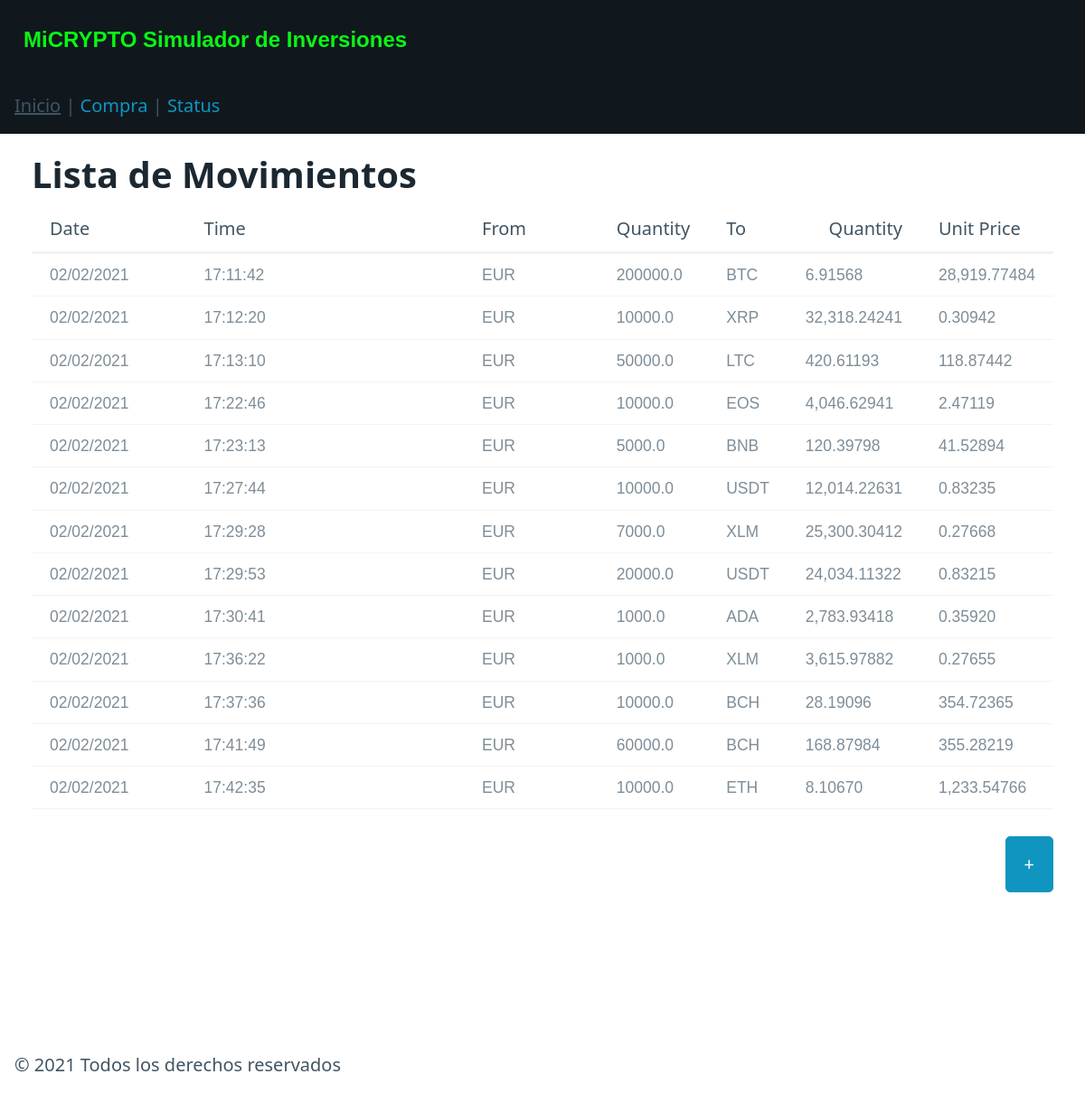
Before: / with the older database file.
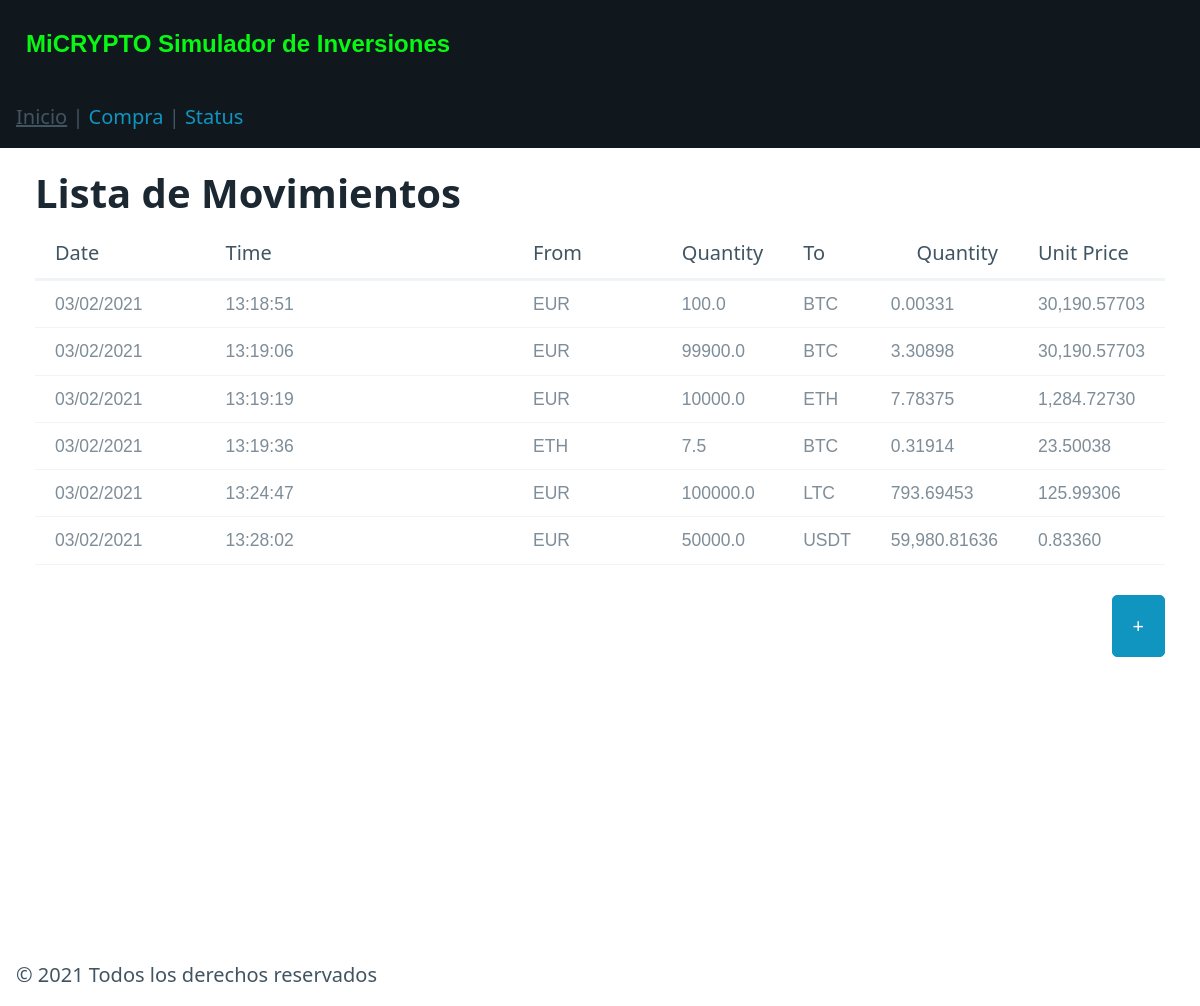
After: the same page with the newer database file.
### tables this page shows
CREATE TABLE "Movimientos" (
	"date"	TEXT NOT NULL,
	"time"	TEXT NOT NULL,
	"from_currency"	TEXT NOT NULL,
	"from_quantity"	REAL NOT NULL,
	"to_currency"	TEXT NOT NULL,
	"to_quantity"	REAL NOT NULL,
	"PU"	REAL NOT NULL
);

### movimientos/views.py (the view)
@app.route('/')
def listaMovimientos():
    try:
        ingresos = bbdd.dbconsulta('SELECT date, time, from_currency, from_quantity, to_currency, to_quantity, pu FROM movimientos')
        return render_template ('listaMovimientos.html', menu='listaMovimientos', ingresos=ingresos)
    except sqlite3.Error:
        ingresos = None
        errorDB = "**ERROR** no se puede acceder a la base de datos, intentelo más tarde"
        return render_template('listaMovimientos.html', menu='listaMovimientos', errorDB=errorDB, ingresos=ingresos)

### movimientos/bbdd.py (called while the page is built)
def dbconsulta(consulta, params=()):
    conn = sqlite3.connect(DBFILE)
    cursor = conn.cursor()
    cursor.execute(consulta, params)
    resultado= cursor.fetchall()
    if len(resultado) == 0:
        resultado = None
    conn.commit()
    conn.close()
    return resultado

### movimientos/templates/listaMovimientos.html (shortened to what this page needs)
{% extends 'base.html' %}
{% block contenido %}
    <h1 class="title">Lista de Movimientos </h1>
    <table WIDTH="80%" class="primary">
        <thead>
            <tr>
                <th class="Fecha">Date</th>
                <th class="Hora">Time</th>
                <th class="From">From</th>
                <th class="Quantity">Quantity</th>
                <th class="To">To</th>
                <th class="Quantity">Quantity</th>
                <th class="P.U.">Unit Price</th>
            </tr>
        </thead>
        <tbody>
        {% if not ingresos %}
            <tr>
                <td class="title_no_movimientos"> NO HAY MOVIMIENTOS </td>
            </tr>
        {% else %}
            {% for ingreso in ingresos  %}
            <tr class="movimientos">
                <td>{{ ingreso[0] }} </td>
                <td>{{ ingreso[1] }} </td>
                <td>{{ ingreso[2] }} </td>
                <td>{{ ingreso[3] }} </td>
                <td>{{ ingreso[4] }} </td>
                <td>{{ "{:,.5f}".format(ingreso[5]) }} </td>
                <td>{{ "{:,.5f}".format(ingreso[6]) }} </td>
            </tr>
            {% endfor %}
        {% endif %}
        </tbody>
        </table>
        <div class="title_button-new">
            <a role="button" href="/nuevacompra">+</a>
        </div>
{% endblock %}

### movimientos/templates/base.html (shortened to what this page needs)
<!doctype html>
<html lang="en">
    <head>
        <link rel="stylesheet" href="/static/css/font-awesome.css">
        <link rel="stylesheet" href="/static/css/pico.css">
        <link rel="stylesheet" href="/static/css/styles.css">
    </head>
    <header data-theme="dark">
        <p class="header"> MiCRYPTO Simulador de Inversiones</p>
        {% if menu == 'listaMovimientos' %}
        <u class="title_text">Inicio</u> | <a href="/nuevacompra" class="title_text">Compra</a> | <a href="/status" class="title_text">Status </a>
        {% elif menu == 'nuevacompra' %}
        <a href="/" class="title_text">Inicio</a> | <u class="title_text">Compra</u> | <a href="/status" class="title_text">Status </a>
        {% elif menu == 'status'%}
        <a href="/" class="title_text">Inicio</a> | <a href="/nuevacompra" class="title_text">Compra</a> | <u class="title_text">Status </u>
        {% endif %}
    </header>
    <body>
        <section class="container">
            {% block contenido%}  {% endblock %}
        </section>
        <footer> &copy; 2021 Todos los derechos reservados</footer>
    </body>
</html>

### movimientos/static/css/styles.css (style rules this page uses)
body > header, body > main, body > footer { padding: 16px; }
header, footer { background-color: var(--background); }
.container { margin-top: 30px; min-height: calc(100vh - 194px); }
.header { font-family: Verdana, Geneva, Tahoma, sans-serif; background-color: rgb(#1c81e0); font-weight: bold; font-size: 1.2em; color: rgb(8, 248, 20); padding: 10px; display: grid; grid-template-columns: auto 25%; }
.title { line-height: 30px; margin: var(--button-spacing-horizontal) 0; }
.title_text { margin: var(--button-spacing-horizontal) 0; }
.title_button-new { display: flex; align-items: center; justify-content: flex-end; }
th.Fecha { width: 20%; }
th.Hora { width: 50%; }
th.From { width: 20%; }
th.To { width: 20%; }
th.Quantity, td.Quantity { width: 25%; text-align: right; }
.movimientos { font-family: Verdana, Geneva, Tahoma, sans-serif; background-color: rgb(#000000); font-weight: bold; font-size: 1.0em; color: rgb(0, 0, 0); padding: 10px; }

Changed rows visible on the page:
removed Movimientos: date "02/02/2021", time "17:29:28", from_currency "EUR", from_quantity "7000.0", to_currency "XLM", to_quantity "25,300.30412", PU "0.27668"
removed Movimientos: date "02/02/2021", time "17:29:53", from_currency "EUR", from_quantity "20000.0", to_currency "USDT", to_quantity "24,034.11322", PU "0.83215"
removed Movimientos: date "02/02/2021", time "17:30:41", from_currency "EUR", from_quantity "1000.0", to_currency "ADA", to_quantity "2,783.93418", PU "0.35920"
removed Movimientos: date "02/02/2021", time "17:36:22", from_currency "EUR", from_quantity "1000.0", to_currency "XLM", to_quantity "3,615.97882", PU "0.27655"
removed Movimientos: date "02/02/2021", time "17:37:36", from_currency "EUR", from_quantity "10000.0", to_currency "BCH", to_quantity "28.19096", PU "354.72365"
removed Movimientos: date "02/02/2021", time "17:41:49", from_currency "EUR", from_quantity "60000.0", to_currency "BCH", to_quantity "168.87984", PU "355.28219"
removed Movimientos: date "02/02/2021", time "17:42:35", from_currency "EUR", from_quantity "10000.0", to_currency "ETH", to_quantity "8.10670", PU "1,233.54766"
changed Movimientos (number 1 of 6 on the later page): date "02/02/2021" → "03/02/2021"; time "17:11:42" → "13:18:51"; from_quantity "200000.0" → "100.0"; to_quantity "6.91568" → "0.00331"; PU "28,919.77484" → "30,190.57703"
changed Movimientos (number 2 of 6 on the later page): date "02/02/2021" → "03/02/2021"; time "17:12:20" → "13:19:06"; from_quantity "10000.0" → "99900.0"; to_currency "XRP" → "BTC"; to_quantity "32,318.24241" → "3.30898"; PU "0.30942" → "30,190.57703"
changed Movimientos (number 3 of 6 on the later page): date "02/02/2021" → "03/02/2021"; time "17:13:10" → "13:19:19"; from_quantity "50000.0" → "10000.0"; to_currency "LTC" → "ETH"; to_quantity "420.61193" → "7.78375"; PU "118.87442" → "1,284.72730"
changed Movimientos (number 4 of 6 on the later page): date "02/02/2021" → "03/02/2021"; time "17:22:46" → "13:19:36"; from_currency "EUR" → "ETH"; from_quantity "10000.0" → "7.5"; to_currency "EOS" → "BTC"; to_quantity "4,046.62941" → "0.31914"; PU "2.47119" → "23.50038"
changed Movimientos: date "02/02/2021" → "03/02/2021"; time "17:23:13" → "13:24:47"; from_quantity "5000.0" → "100000.0"; to_currency "BNB" → "LTC"; to_quantity "120.39798" → "793.69453"; PU "41.52894" → "125.99306"
changed Movimientos "USDT": date "02/02/2021" → "03/02/2021"; time "17:27:44" → "13:28:02"; from_quantity "10000.0" → "50000.0"; to_quantity "12,014.22631" → "59,980.81636"; PU "0.83235" → "0.83360"
